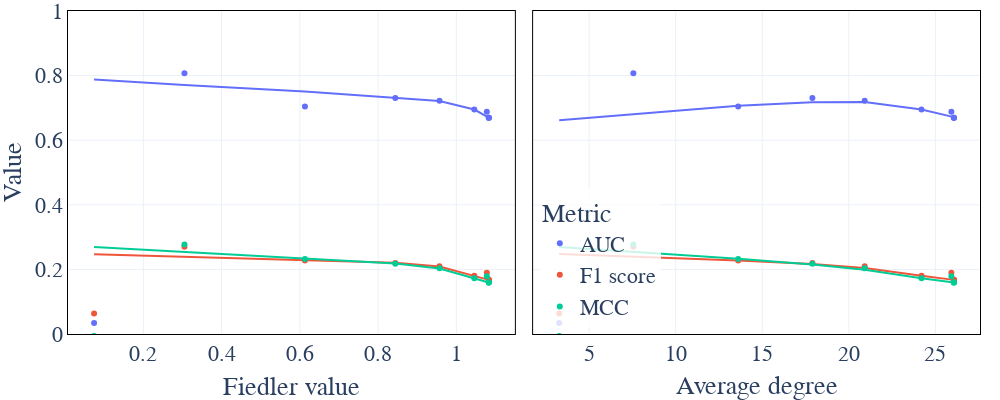

The code cell stored with this chart in its notebook:
### Code cell
df = df_test.groupby('id', as_index=False).mean().melt(id_vars=['sample_id','AUC','F1 score', 'MCC'],
                  value_vars=['Eig','Deg'], var_name='Varname', value_name='Var')
df_long = df.melt(id_vars=['Var', 'Varname'], value_vars=['AUC', 'F1 score', 'MCC'],
                  var_name='Metric', value_name='Value')

fig = px.scatter(df_long, x='Var', y='Value', color='Metric', facet_col='Varname',
                 trendline='lowess', height=400, width=1000, template='plotly_white')

# Customize x-axis labels for each facet
fig.update_xaxes(matches=None)  # Allow each x-axis to be edited separately

# Set custom x-axis titles for each facet
fig.update_xaxes(title_text="Fiedler value", col=1, row=1, showline=True, mirror='allticks', linewidth=1, linecolor='black')  
fig.update_xaxes(title_text="Average degree", col=2, row=1, showline=True, mirror='allticks', linewidth=1, linecolor='black') 
fig.update_yaxes(range=[0,1], col=1, row=1, showline=True, mirror='allticks', linewidth=1, linecolor='black') 
fig.update_yaxes(range=[0,1], col=2, row=1, showline=True, mirror='allticks', linewidth=1, linecolor='black') 
fig.for_each_annotation(lambda a: a.update(text=""))

fig.update_layout(font =dict(family="Times New Roman", size=22),
                  plot_bgcolor = 'rgba(0, 0, 0, 0)',
                  paper_bgcolor = 'rgba(0, 0, 0, 0)',
                  legend=dict(x=0.65,
                              y=0.45,
                              xanchor="right",
                              yanchor="top",
                              bgcolor="rgba(255, 255, 255, 0.8)"
                            ),
                  margin=dict(l=20, r=20, t=1, b=40)
)

fig.write_image(root_dir+'/outputs/figs/TPAMI/capacity_blogcatalog.png')
fig.show()

### Figure 1 — Plotly figure (JSON) as saved in the notebook; plotly's stock layout.template omitted (floating-point values rounded to 4 significant figures)
{"data": [{"hovertemplate": "Metric=AUC<br>Varname=Eig<br>Var=%{x}<br>Value=%{y}<extra></extra>", "legendgroup": "AUC", "marker": {"color": "#636efa", "symbol": "circle"}, "mode": "markers", "name": "AUC", "orientation": "v", "showlegend": true, "type": "scatter", "x": [0.074, 0.305, 0.613, 0.844, 0.957, 1.046, 1.078, 1.083, 1.083, 1.083], "xaxis": "x", "y": [0.03438, 0.8072, 0.7043, 0.7308, 0.7223, 0.6949, 0.688, 0.6694, 0.6696, 0.6696], "yaxis": "y"}, {"hovertemplate": "<b>LOWESS trendline</b><br><br>Metric=AUC<br>Varname=Eig<br>Var=%{x}<br>Value=%{y} <b>(trend)</b><extra></extra>", "legendgroup": "AUC", "marker": {"color": "#636efa", "symbol": "circle"}, "mode": "lines", "name": "AUC", "showlegend": false, "type": "scatter", "x": [0.074, 0.305, 0.613, 0.844, 0.957, 1.046, 1.078, 1.083, 1.083, 1.083], "xaxis": "x", "y": [0.7881, 0.7709, 0.7509, 0.7316, 0.7213, 0.6949, 0.673, 0.6696, 0.6696, 0.6696], "yaxis": "y"}, {"hovertemplate": "Metric=AUC<br>Varname=Deg<br>Var=%{x}<br>Value=%{y}<extra></extra>", "legendgroup": "AUC", "marker": {"color": "#636efa", "symbol": "circle"}, "mode": "markers", "name": "AUC", "orientation": "v", "showlegend": false, "type": "scatter", "x": [3.272, 7.555, 13.61, 17.9, 20.91, 24.2, 25.92, 26.06, 26.07, 26.07], "xaxis": "x2", "y": [0.03438, 0.8072, 0.7043, 0.7308, 0.7223, 0.6949, 0.688, 0.6694, 0.6696, 0.6696], "yaxis": "y2"}, {"hovertemplate": "<b>LOWESS trendline</b><br><br>Metric=AUC<br>Varname=Deg<br>Var=%{x}<br>Value=%{y} <b>(trend)</b><extra></extra>", "legendgroup": "AUC", "marker": {"color": "#636efa", "symbol": "circle"}, "mode": "lines", "name": "AUC", "showlegend": false, "type": "scatter", "x": [3.272, 7.555, 13.61, 17.9, 20.91, 24.2, 25.92, 26.06, 26.07, 26.07], "xaxis": "x2", "y": [0.662, 0.6811, 0.7064, 0.7175, 0.7186, 0.6952, 0.6733, 0.6715, 0.6714, 0.6714], "yaxis": "y2"}, {"hovertemplate": "Metric=F1 score<br>Varname=Eig<br>Var=%{x}<br>Value=%{y}<extra></extra>", "legendgroup": "F1 score", "marker": {"color": "#EF553B", "symbol": "circle"}, "mode": "markers", "name": "F1 score", "orientation": "v", "showlegend": true, "type": "scatter", "x": [0.074, 0.305, 0.613, 0.844, 0.957, 1.046, 1.078, 1.083, 1.083, 1.083], "xaxis": "x", "y": [0.06318, 0.2697, 0.2273, 0.2197, 0.21, 0.1805, 0.1894, 0.1674, 0.1677, 0.1677], "yaxis": "y"}, {"hovertemplate": "<b>LOWESS trendline</b><br><br>Metric=F1 score<br>Varname=Eig<br>Var=%{x}<br>Value=%{y} <b>(trend)</b><extra></extra>", "legendgroup": "F1 score", "marker": {"color": "#EF553B", "symbol": "circle"}, "mode": "lines", "name": "F1 score", "showlegend": false, "type": "scatter", "x": [0.074, 0.305, 0.613, 0.844, 0.957, 1.046, 1.078, 1.083, 1.083, 1.083], "xaxis": "x", "y": [0.2469, 0.2387, 0.2277, 0.2205, 0.2088, 0.1805, 0.1693, 0.1676, 0.1676, 0.1676], "yaxis": "y"}, {"hovertemplate": "Metric=F1 score<br>Varname=Deg<br>Var=%{x}<br>Value=%{y}<extra></extra>", "legendgroup": "F1 score", "marker": {"color": "#EF553B", "symbol": "circle"}, "mode": "markers", "name": "F1 score", "orientation": "v", "showlegend": false, "type": "scatter", "x": [3.272, 7.555, 13.61, 17.9, 20.91, 24.2, 25.92, 26.06, 26.07, 26.07], "xaxis": "x2", "y": [0.06318, 0.2697, 0.2273, 0.2197, 0.21, 0.1805, 0.1894, 0.1674, 0.1677, 0.1677], "yaxis": "y2"}, {"hovertemplate": "<b>LOWESS trendline</b><br><br>Metric=F1 score<br>Varname=Deg<br>Var=%{x}<br>Value=%{y} <b>(trend)</b><extra></extra>", "legendgroup": "F1 score", "marker": {"color": "#EF553B", "symbol": "circle"}, "mode": "lines", "name": "F1 score", "showlegend": false, "type": "scatter", "x": [3.272, 7.555, 13.61, 17.9, 20.91, 24.2, 25.92, 26.06, 26.07, 26.07], "xaxis": "x2", "y": [0.2477, 0.2395, 0.2276, 0.2165, 0.2047, 0.1805, 0.1686, 0.1676, 0.1676, 0.1676], "yaxis": "y2"}, {"hovertemplate": "Metric=MCC<br>Varname=Eig<br>Var=%{x}<br>Value=%{y}<extra></extra>", "legendgroup": "MCC", "marker": {"color": "#00cc96", "symbol": "circle"}, "mode": "markers", "name": "MCC", "orientation": "v", "showlegend": true, "type": "scatter", "x": [0.074, 0.305, 0.613, 0.844, 0.957, 1.046, 1.078, 1.083, 1.083, 1.083], "xaxis": "x", "y": [-0.00608, 0.2769, 0.2325, 0.2178, 0.2039, 0.1724, 0.1787, 0.1592, 0.1596, 0.1596], "yaxis": "y"}, {"hovertemplate": "<b>LOWESS trendline</b><br><br>Metric=MCC<br>Varname=Eig<br>Var=%{x}<br>Value=%{y} <b>(trend)</b><extra></extra>", "legendgroup": "MCC", "marker": {"color": "#00cc96", "symbol": "circle"}, "mode": "lines", "name": "MCC", "showlegend": false, "type": "scatter", "x": [0.074, 0.305, 0.613, 0.844, 0.957, 1.046, 1.078, 1.083, 1.083, 1.083], "xaxis": "x", "y": [0.269, 0.2535, 0.233, 0.2185, 0.2028, 0.1724, 0.1612, 0.1594, 0.1594, 0.1594], "yaxis": "y"}, {"hovertemplate": "Metric=MCC<br>Varname=Deg<br>Var=%{x}<br>Value=%{y}<extra></extra>", "legendgroup": "MCC", "marker": {"color": "#00cc96", "symbol": "circle"}, "mode": "markers", "name": "MCC", "orientation": "v", "showlegend": false, "type": "scatter", "x": [3.272, 7.555, 13.61, 17.9, 20.91, 24.2, 25.92, 26.06, 26.07, 26.07], "xaxis": "x2", "y": [-0.00608, 0.2769, 0.2325, 0.2178, 0.2039, 0.1724, 0.1787, 0.1592, 0.1596, 0.1596], "yaxis": "y2"}, {"hovertemplate": "<b>LOWESS trendline</b><br><br>Metric=MCC<br>Varname=Deg<br>Var=%{x}<br>Value=%{y} <b>(trend)</b><extra></extra>", "legendgroup": "MCC", "marker": {"color": "#00cc96", "symbol": "circle"}, "mode": "lines", "name": "MCC", "showlegend": false, "type": "scatter", "x": [3.272, 7.555, 13.61, 17.9, 20.91, 24.2, 25.92, 26.06, 26.07, 26.07], "xaxis": "x2", "y": [0.2696, 0.2544, 0.2327, 0.215, 0.1992, 0.1724, 0.1604, 0.1595, 0.1594, 0.1594], "yaxis": "y2"}], "layout": {"annotations": [{"font": {}, "showarrow": false, "text": "", "x": 0.245, "xanchor": "center", "xref": "paper", "y": 1, "yanchor": "bottom", "yref": "paper"}, {"font": {}, "showarrow": false, "text": "", "x": 0.755, "xanchor": "center", "xref": "paper", "y": 1, "yanchor": "bottom", "yref": "paper"}], "font": {"family": "Times New Roman", "size": 22}, "height": 400, "legend": {"bgcolor": "rgba(255, 255, 255, 0.8)", "title": {"text": "Metric"}, "tracegroupgap": 0, "x": 0.65, "xanchor": "right", "y": 0.45, "yanchor": "top"}, "margin": {"b": 40, "l": 20, "r": 20, "t": 1}, "paper_bgcolor": "rgba(0, 0, 0, 0)", "plot_bgcolor": "rgba(0, 0, 0, 0)", "width": 1000, "xaxis": {"anchor": "y", "domain": [0, 0.49], "linecolor": "black", "linewidth": 1, "mirror": "allticks", "showline": true, "title": {"text": "Fiedler value"}}, "xaxis2": {"anchor": "y2", "domain": [0.51, 1], "linecolor": "black", "linewidth": 1, "mirror": "allticks", "showline": true, "title": {"text": "Average degree"}}, "yaxis": {"anchor": "x", "domain": [0, 1], "linecolor": "black", "linewidth": 1, "mirror": "allticks", "range": [0, 1], "showline": true, "title": {"text": "Value"}}, "yaxis2": {"anchor": "x2", "domain": [0, 1], "linecolor": "black", "linewidth": 1, "matches": "y", "mirror": "allticks", "range": [0, 1], "showline": true, "showticklabels": false}}}
